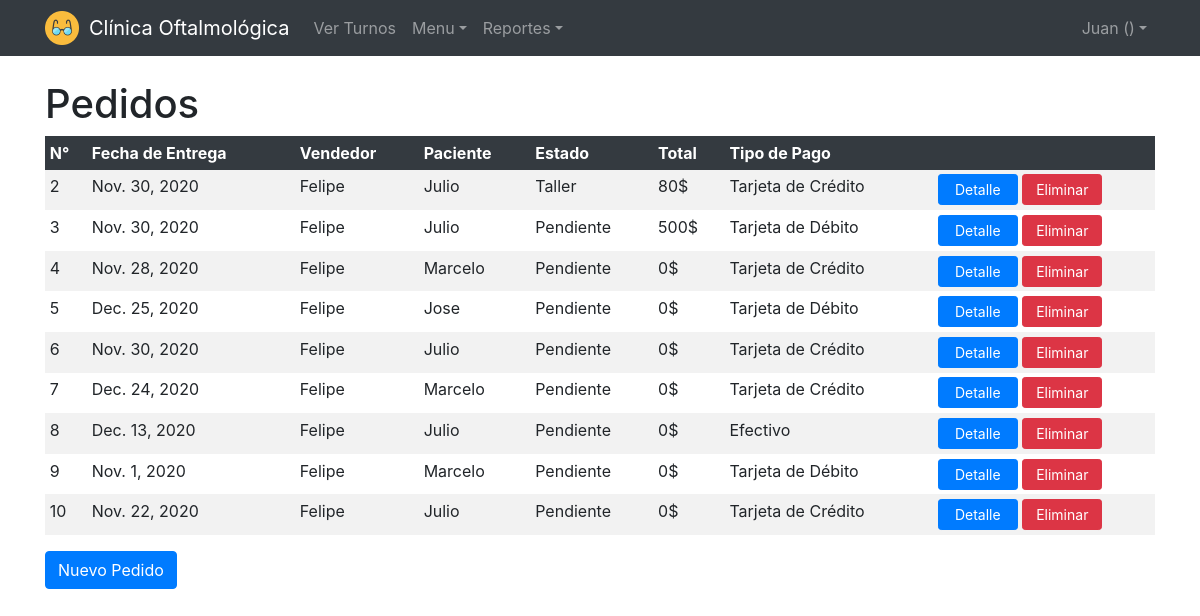
Page /clinica/pedidosindex (signed in) on the earlier database version.
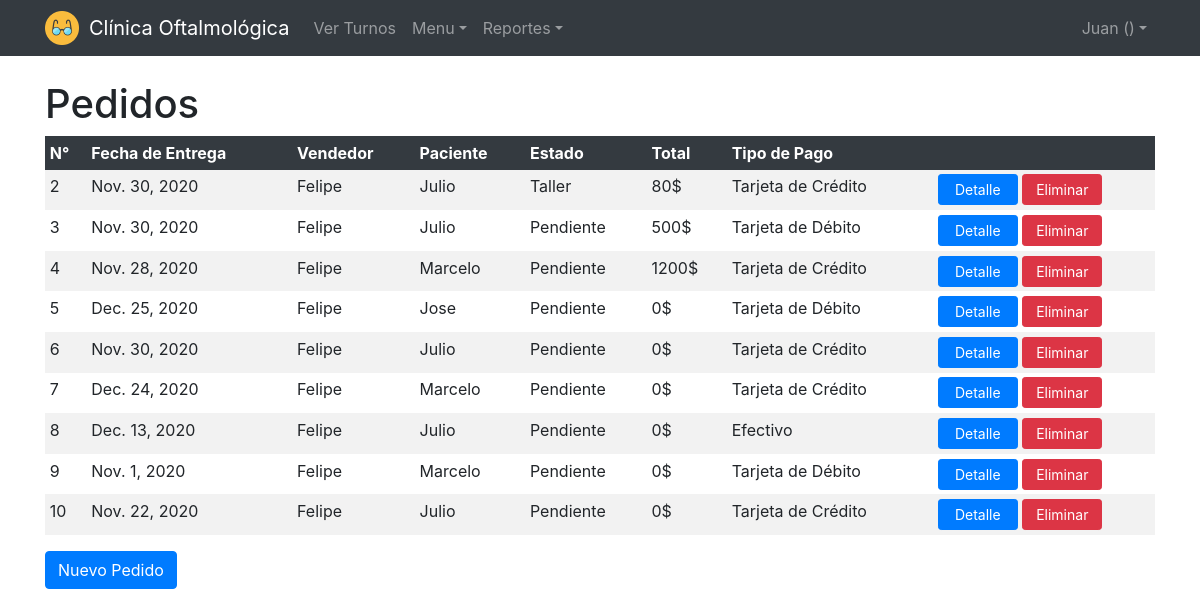
Same page on the later database version.
### clinica/models.py (models this page shows, shortened)
class Pedido(models.Model):
    created_at = models.DateTimeField(auto_now_add=True)
    updated_at = models.DateTimeField(auto_now=True)
    user = models.ForeignKey(
        settings.AUTH_USER_MODEL,
        on_delete=models.CASCADE,
    )
    paciente = models.ForeignKey(Paciente, on_delete=models.CASCADE)
    tipopago = models.ForeignKey(Tipopago, on_delete=models.CASCADE)
    estado = models.ForeignKey(Estado, on_delete=models.CASCADE)
    total = models.IntegerField()
    fechaentrega = models.DateField()

class Paciente(models.Model):
    user = models.ForeignKey(
        settings.AUTH_USER_MODEL,
        on_delete=models.CASCADE,
    )
    nombre = models.CharField(max_length=64)
    apellido = models.CharField(max_length=64)
    dni = models.IntegerField()
    telefono = models.CharField(max_length=64)
    direccion = models.CharField(max_length=64)
    email = models.CharField(max_length=64)

class Estado(models.Model):
    nombre = models.CharField(max_length=64)

class Tipopago(models.Model):
    nombre = models.CharField(max_length=64)

### clinica/views.py (the view)
# urls.py: path("pedidosindex", views.pedidosindex, name="pedidosindex"),
def pedidosindex(request):
    if not request.user.is_authenticated:
        return HttpResponseRedirect(reverse("login"))
    pedidos = Pedido.objects.all()
    return render(request, "pedidos/index.html", {
        "pedidos" : pedidos
    })

### clinica/templates/pedidos/index.html (shortened to what this page needs)
{% extends "layout.html" %}
{% block body %}
    <div class="container">
        <h1>Pedidos</h1>
        <table class="table table-sm table-striped table-borderless">
            <thead class="table-dark">
                <tr>
                    <th>N°</th>
                    <th>Fecha de Entrega</th>
                    <th>Vendedor</th>
                    <th>Paciente</th>
                    <th>Estado</th>
                    {% if request.session.tipousuario_id != 4 %}
                        <th>Total</th>
                    {% endif %}
                    <th>Tipo de Pago</th>
                    <th></th>
                </tr>
            </thead>
            <tbody>
                {% for pedido in pedidos %}
                    <tr>
                        <td>{{ pedido.id }}</td>
                        <td>{{ pedido.fechaentrega }}</td>
                        <td>{{ pedido.user.get_username }}</td>
                        <td>{{ pedido.paciente.nombre }}</td>
                        <td>{{ pedido.estado.nombre }}</td>
                        {% if request.session.tipousuario_id != 4 %}
                            <td>{{ pedido.total }}$</td>
                        {% endif %}
                        <td>{{ pedido.tipopago.nombre }}</td>
                        <td style="width: 20%;">
                            <a href="{% url 'pedidoshow' pedido.id %}" class="btn btn-primary btn-sm botones-index">Detalle</a>
                            {% if request.session.tipousuario_id != 4 %}
                                <a href="{% url 'pedidosdelete' pedido.id %}" class="btn btn-danger btn-sm botones-index">Eliminar</a>
                            {% endif %}
                        </td>
                    </tr>
                {% endfor %}
            </tbody>
        </table>
        <a href="{% url 'pedidoscreate' %}" class="btn btn-primary">Nuevo Pedido</a>
    </div>
{% endblock %}

Differences in the rows shown:
changed Pedido "Nov. 28, 2020": total "0" → "1200"
